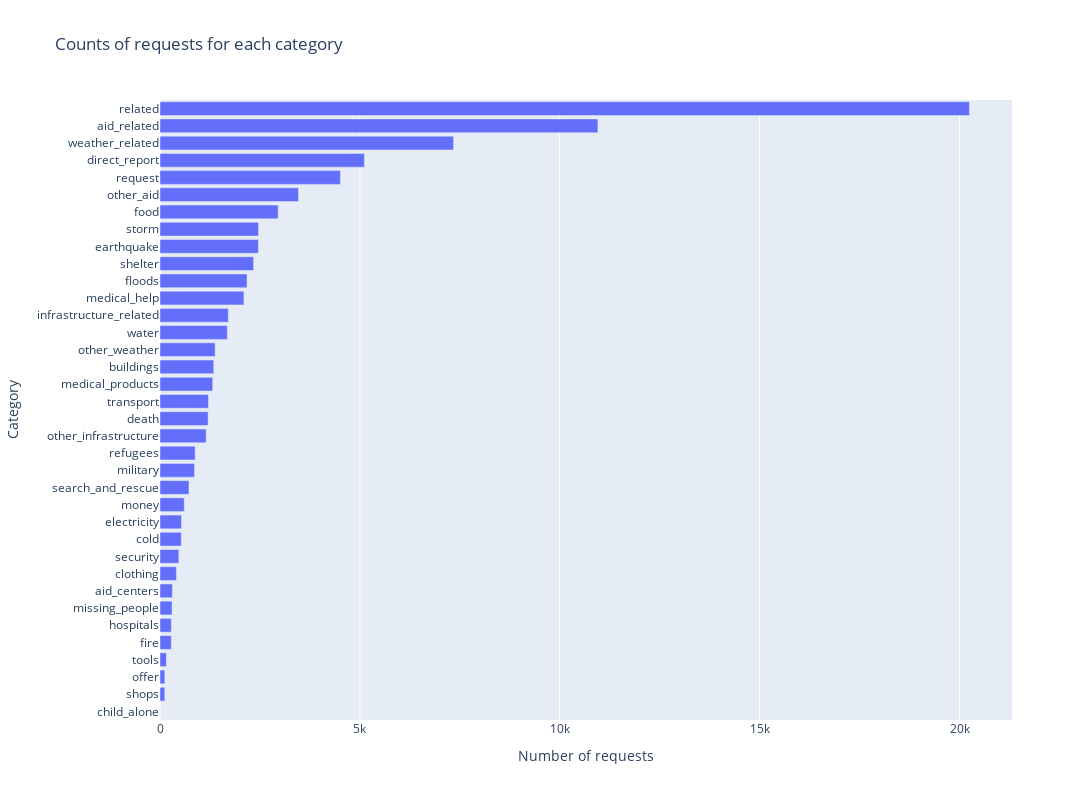

Notebook code for this chart:
### Code cell
data = [go.Bar(
            x=sorted_counts,
            y=sorted_categories,
            orientation='h',
            hovertext=category_counts,
    )]

layout = go.Layout(
    title='Counts of requests for each category',
    xaxis=dict(title='Number of requests'),
    yaxis=dict(title='Category'),
    width=1200,
    height=800
)

fig = go.Figure(data=data, layout=layout)
fig.show()

### Figure 1 — Plotly figure (JSON) as saved in the notebook; plotly's stock layout.template omitted (floating-point values rounded to 4 significant figures)
{"data": [{"hovertext": [20246, 4513, 121, 10954, 2099, 1319, 725, 471, 863, 0, 1684, 2956, 2342, 410, 606, 301, 880, 1204, 3464, 1709, 1212, 1345, 538, 159, 283, 120, 309, 1155, 7343, 2177, 2464, 282, 2461, 533, 1379, 5113], "orientation": "h", "type": "bar", "x": [0, 120, 121, 159, 282, 283, 301, 309, 410, 471, 533, 538, 606, 725, 863, 880, 1155, 1204, 1212, 1319, 1345, 1379, 1684, 1709, 2099, 2177, 2342, 2461, 2464, 2956, 3464, 4513, 5113, 7343, 10954, 20246], "y": ["child_alone", "shops", "offer", "tools", "fire", "hospitals", "missing_people", "aid_centers", "clothing", "security", "cold", "electricity", "money", "search_and_rescue", "military", "refugees", "other_infrastructure", "death", "transport", "medical_products", "buildings", "other_weather", "water", "infrastructure_related", "medical_help", "floods", "shelter", "earthquake", "storm", "food", "other_aid", "request", "direct_report", "weather_related", "aid_related", "related"]}], "layout": {"height": 800, "title": {"text": "Counts of requests for each category"}, "width": 1200, "xaxis": {"title": {"text": "Number of requests"}}, "yaxis": {"title": {"text": "Category"}}}}
